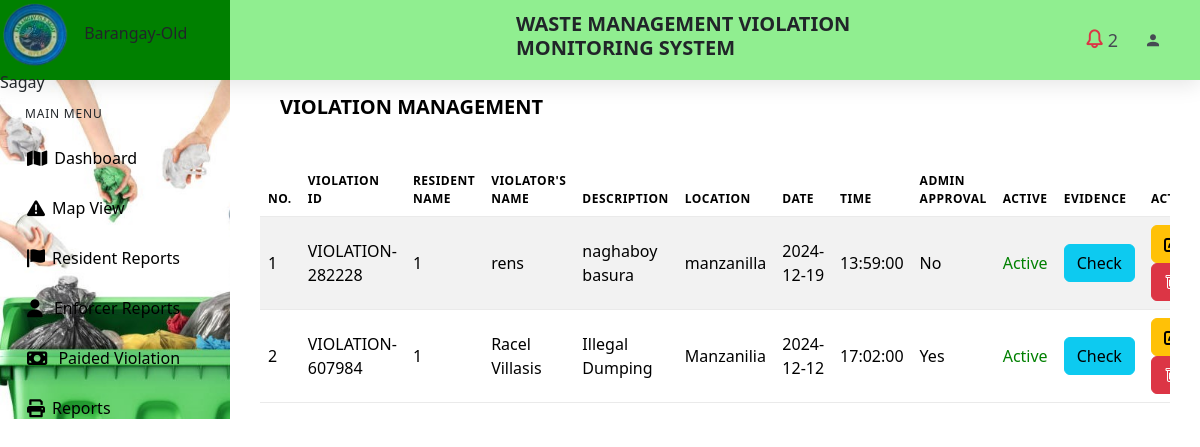
The page /administrator/dashboard/resident_report.php (signed in) on the database its author committed.
### tables this page shows
CREATE TABLE `tbl_resident_report` (
  `id` int(11) UNSIGNED NOT NULL,
  `violationID` varchar(255) NOT NULL,
  `resident_name` varchar(255) NOT NULL,
  `violators_name` varchar(255) NOT NULL,
  `description` varchar(255) NOT NULL,
  `violators_location` varchar(255) NOT NULL,
  `latitude` varchar(255) NOT NULL,
  `longitude` varchar(255) NOT NULL,
  `date` date NOT NULL,
  `time` time NOT NULL,
  `admin_approval` tinyint(1) NOT NULL,
  `isActive` tinyint(1) NOT NULL,
  `enforcer_id` varchar(255) NOT NULL
);

### administrator/dashboard/resident_report.php (the view, shortened to what this page needs)
<?php
require_once("templates/headers.php");
require_once("templates/nav.php");
$sql = "SELECT `id`, `violationID`, `resident_name`, `violators_name`, `description`, `violators_location`, `latitude`, `longitude`, `date`, `time`, `admin_approval`, `isActive` FROM `tbl_resident_report` WHERE 1";
$result = $conn->query($sql);
?>
<div class="content-body">
    <div class="container-fluid">
        <div class="row page-titles mx-0">
            <div class="col-sm-6 p-md-0">
                <div class="welcome-text">
                    <h4><b style="color: black;">VIOLATION MANAGEMENT</b></h4>
                </div>
            </div>
        </div>
        <div class="card-body">
            <div class="table-responsive">
                <table id="Enforcement" class="table table-striped table-responsive-sm" style="min-width: 845px">
                    <thead>
                        <tr>
                            <th><b style="color: black;">No.</th>
                            <th><b style="color: black;">Violation ID</th>
                            <th><b style="color: black;">Resident Name</th>
                            <th><b style="color: black;">Violator's Name</th>
                            <th><b style="color: black;">Description</th>
                            <th><b style="color: black;">Location</th>
                            <th><b style="color: black;">Date</th>
                            <th><b style="color: black;">Time</th>
                            <th><b style="color: black;">Admin Approval</th>
                            <th><b style="color: black;">Active</th>
                            <th><b style="color: black;">Evidence</th>
                            <th><b style="color: black;">Actions</th>
                        </tr>
                    </thead>
                    <tbody class="text-dark">
                        <?php
                        $counter = 1;
                        if ($result->num_rows > 0): ?>
                            <?php while ($row = $result->fetch_assoc()): ?>
                                <tr>
                                    <td><?php echo $counter++; ?></td>
                                    <td><?php echo $row['violationID']; ?></td>
                                    <td><?php echo $row['resident_name']; ?></td>
                                    <td><?php echo $row['violators_name']; ?></td>
                                    <td><?php echo $row['description']; ?></td>
                                    <td><?php echo $row['violators_location']; ?></td>
                                    <td><?php echo $row['date']; ?></td>
                                    <td><?php echo $row['time']; ?></td>
                                    <td><?php echo $row['admin_approval'] ? 'Yes' : 'No'; ?></td>
                                    <td style="color: <?php echo $row['isActive'] ? 'green' : 'red'; ?>">
                                        <?php echo $row['isActive'] ? 'Active' : 'Inactive'; ?>
                                    </td>
                                    <td>
                                        <button class="btn btn-info view-images" data-toggle="modal"
                                                data-target="#imagesModal-<?php echo $row['violationID']; ?>"
                                                data-violation-id="<?php echo $row['violationID']; ?>">
                                            Check
                                        </button>
                                    </td>
                                    <td>
                                     <button class="btn btn-warning" data-toggle="modal"
                                            data-target="#updateModal"
                                                data-id="<?php echo $row['id']; ?>">
                                                <i class="fas fa-edit"></i>
                                            </button>
                                        <button class="btn btn-danger" data-toggle="modal"
                                            data-target="#deleteModal"
                                            data-id="<?php echo $row['id']; ?>">
                                            <i class="bi bi-trash"></i>
                                            </button>
                                    </td>
                                </tr>
                            <?php endwhile; ?>
                        <?php else: ?>
                            <tr>
                                <td colspan="11" class="text-center">No records found.</td>
                            </tr>
                        <?php endif; ?>
                    </tbody>
                </table>
            </div>
        </div>
    </div>
</div>
<link href="https://cdnjs.cloudflare.com/ajax/libs/font-awesome/6.0.0-beta3/css/all.min.css" rel="stylesheet">
<link href="https://cdn.jsdelivr.net/npm/bootstrap-icons/font/bootstrap-icons.css" rel="stylesheet">
<link href="https://cdn.jsdelivr.net/npm/bootstrap/dist/css/bootstrap.min.css" rel="stylesheet">
<link href="https://cdnjs.cloudflare.com/ajax/libs/font-awesome/6.0.0-beta3/css/all.min.css" rel="stylesheet">
<?php require_once("templates/footer.php"); ?>

### rows shown on the page
tbl_resident_report: violationID "VIOLATION-282228", resident_name "1", violators_name "rens", description "naghaboy basura", violators_location "manzanilla", date "2024-12-19", time "13:59:00", admin_approval "No", isActive "Active"
tbl_resident_report: violationID "VIOLATION-607984", resident_name "1", violators_name "Racel Villasis", description "Illegal Dumping", violators_location "Manzanilia", date "2024-12-12", time "17:02:00", admin_approval "Yes", isActive "Active"

### other values the page prints
$result->num_rows "2"
